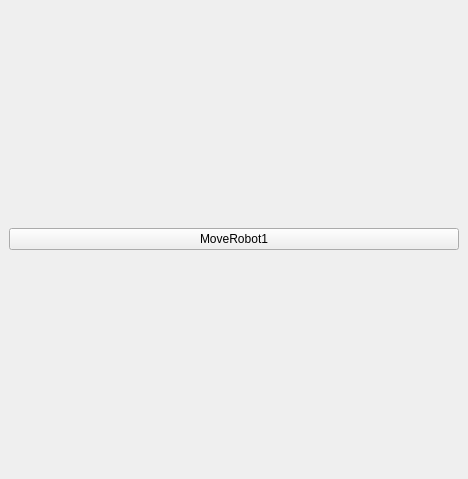
<?xml version="1.0" encoding="UTF-8"?>
<ui version="4.0">
 <class>PRM</class>
 <widget class="QDockWidget" name="PRM">
  <property name="geometry">
   <rect>
    <x>0</x>
    <y>0</y>
    <width>468</width>
    <height>479</height>
   </rect>
  </property>
  <property name="windowTitle">
   <string>Super Wondeful Widget</string>
  </property>
  <widget class="QWidget" name="dockWidgetContents">
   <layout class="QVBoxLayout" name="verticalLayout_2">
    <item>
     <layout class="QVBoxLayout" name="verticalLayout">
      <item>
       <widget class="QPushButton" name="_btn0">
        <property name="text">
         <string>MoveRobot1</string>
        </property>
       </widget>
      </item>
     </layout>
    </item>
   </layout>
  </widget>
 </widget>
 <resources/>
 <connections/>
</ui>
